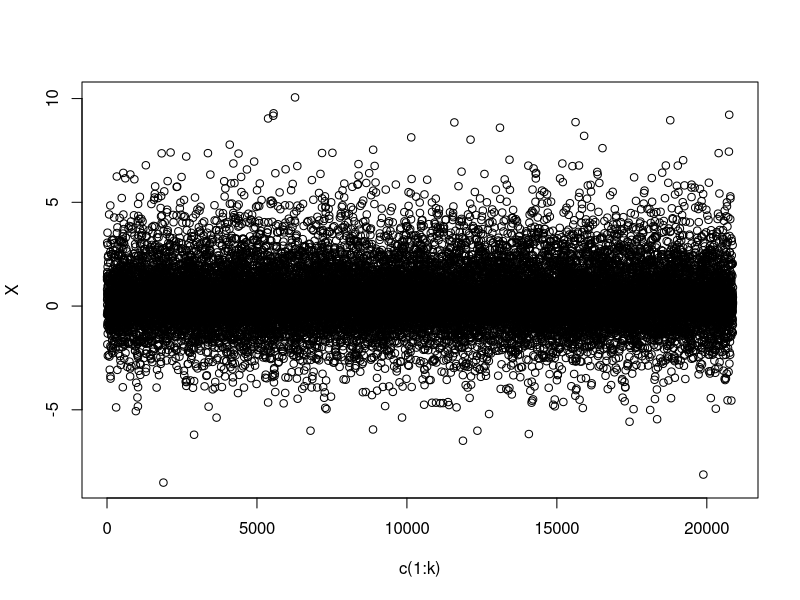
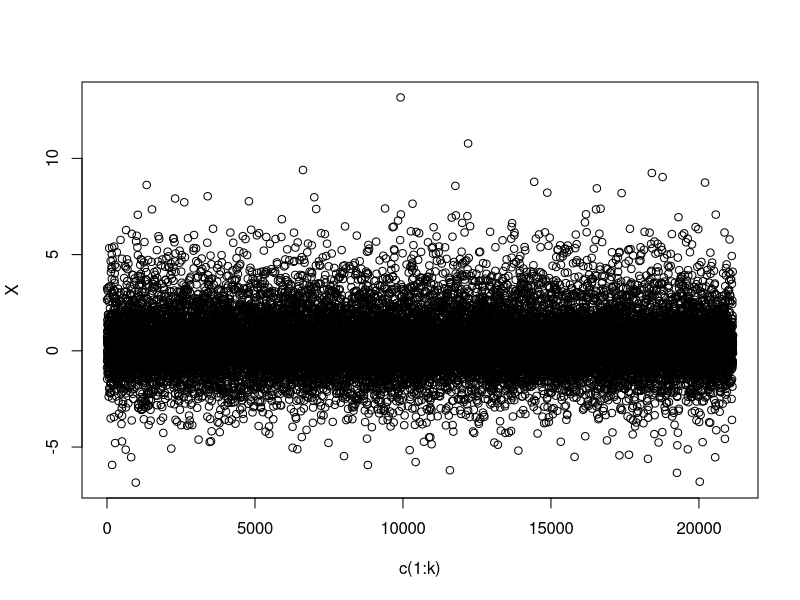

R code for these plots, in order:
# Title     : TODO
# Objective : TODO
# Created by: 代春洋2018141493004
# Created on: 2020/11/11

g = function(x) { return(2 * x) }

Arrival = function(lamda, g, s) {
  #g(t)表示强度函数（随时间变化）
  #lamda表示g(t)的最大值
  #该子程序用来产生时刻s后第一个顾客的到达时间
  t = s;
  while (1) {
    t = t - log(runif(1)) / lamda
    if (runif(1) <= g(t) / lamda) { break }
  }
  return(t)
}

MG1 = function(Arrival, T, mu) {
  #假设服务时间Y服从参数为mu的指数分布
  t = 0; Na = 0; Nd = 0; n = 0;
  A = c(); D = c(); N = c();
  tA = Arrival(lamda, g, t); tD = Inf
  while (1) {
    if (tA <= tD & tA <= T) {
      t = tA; Na = Na + 1; n = n + 1;
      tA = Arrival(lamda, g, t);
      if (n == 1) {
        Y = -log(runif(1)) / mu;
        tD = t + Y;
      }
      A[Na] = t
    }else if (tD <= tA & tD <= T) {
      t = tD; n = n - 1; Nd = Nd + 1;
      if (n == 0) { tD = Inf }
      else { Y = -log(runif(1)) / mu; tD = t + Y }
      D[Nd] = t; N[Nd] = n
    }else if (tA > T & tD > T) { break }
  }
  while (1) {
    if (n > 0) {
      t = tD; n = n - 1; Nd = Nd + 1;
      if (n > 0) { Y = -log(runif(1)) / mu; tD = t + Y }
      D[Nd] = t; N[Nd] = n
    }else if (n <= 0) { break }
  }
  #Tp = max(t - T, 0)
  Tp = t - T
  list(w = mean(D - A), gohome = Tp, L = mean(N))
  return(Tp)
}


lamda = 1.2; k = 100; T = 12; mu = 2; a = 0; b = 0
X = c()

exam1 = function(d) {
  for (i in 1:100) {
    X[i] = MG1(Arrival, T, mu)
  }
  k = 100
  ss = 0
  xbar = X[1]
  for (j in 1:(k - 1)) {
    xbar[j + 1] = xbar[j] + (X[j + 1] - xbar[j]) / (j + 1)
    ss[j + 1] = (1 - 1 / j) * ss[j] + (j + 1) * (xbar[j + 1] - xbar[j])^2
  }
  while (1) {
    k = k + 1
    X[k] = MG1(Arrival, T, mu)
    xbar[k] = xbar[k - 1] + (X[k] - xbar[k - 1]) / k
    ss[k] = (1 - 1 / (k - 1)) * ss[k - 1] + k * (xbar[k] - xbar[k - 1])^2
    if (sqrt(ss[k]) / sqrt(k) < d) {
      break
    }
  }
  plot(c(1:k),X)
  list(xbar = mean(X), N = k, Var = ss[k])
}
system.time(exam1(0.01))
a = exam1(0.01)
a$xbar+12#最后一个顾客离开系统的平均时间  12.36237
a$N#抽样次数  21007

exam2 = function(d) {
  for (i in 1:100) {
    X[i] = MG1(Arrival, T, mu)
    if (X[i] >= 0.5) { X[i] = 1 }
    else { X[i] = 0 }
  }
  k = 100
  ss = 0
  xbar = X[1]
  for (j in 1:(k - 1)) {
    xbar[j + 1] = xbar[j] + (X[j + 1] - xbar[j]) / (j + 1)
    ss[j + 1] = (1 - 1 / j) * ss[j] + (j + 1) * (xbar[j + 1] - xbar[j])^2
  }
  while (1) {
    k = k + 1
    X[k] = MG1(Arrival, T, mu)
    if (X[k] >= 0.5) { X[k] = 1 }
    else { X[k] = 0 }
    xbar[k] = xbar[k - 1] + (X[k] - xbar[k - 1]) / k
    ss[k] = (1 - 1 / (k - 1)) * ss[k - 1] + k * (xbar[k] - xbar[k - 1])^2
    if (sqrt(ss[k]) / sqrt(k) < d) {
      break
    }
  }
  list(xbar = mean(X), N = k, Var = ss[k])
}
system.time(exam2(0.01))
b = exam2(0.01)
b$xbar#到8：30仍有顾客在系统中的概率  0.3954849
b$N#抽样次数  2392